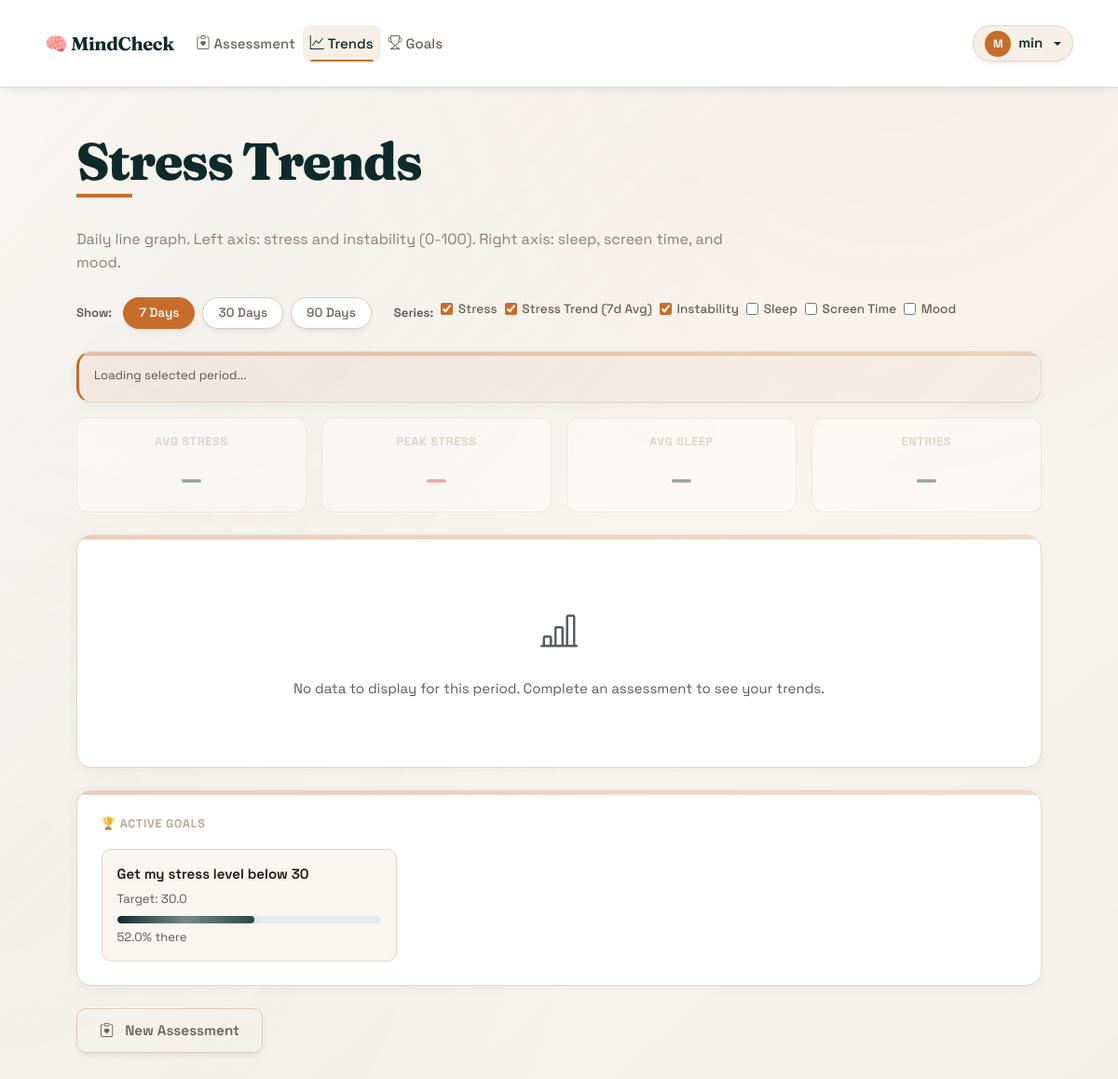
Page /history (signed in) on the earlier database version.
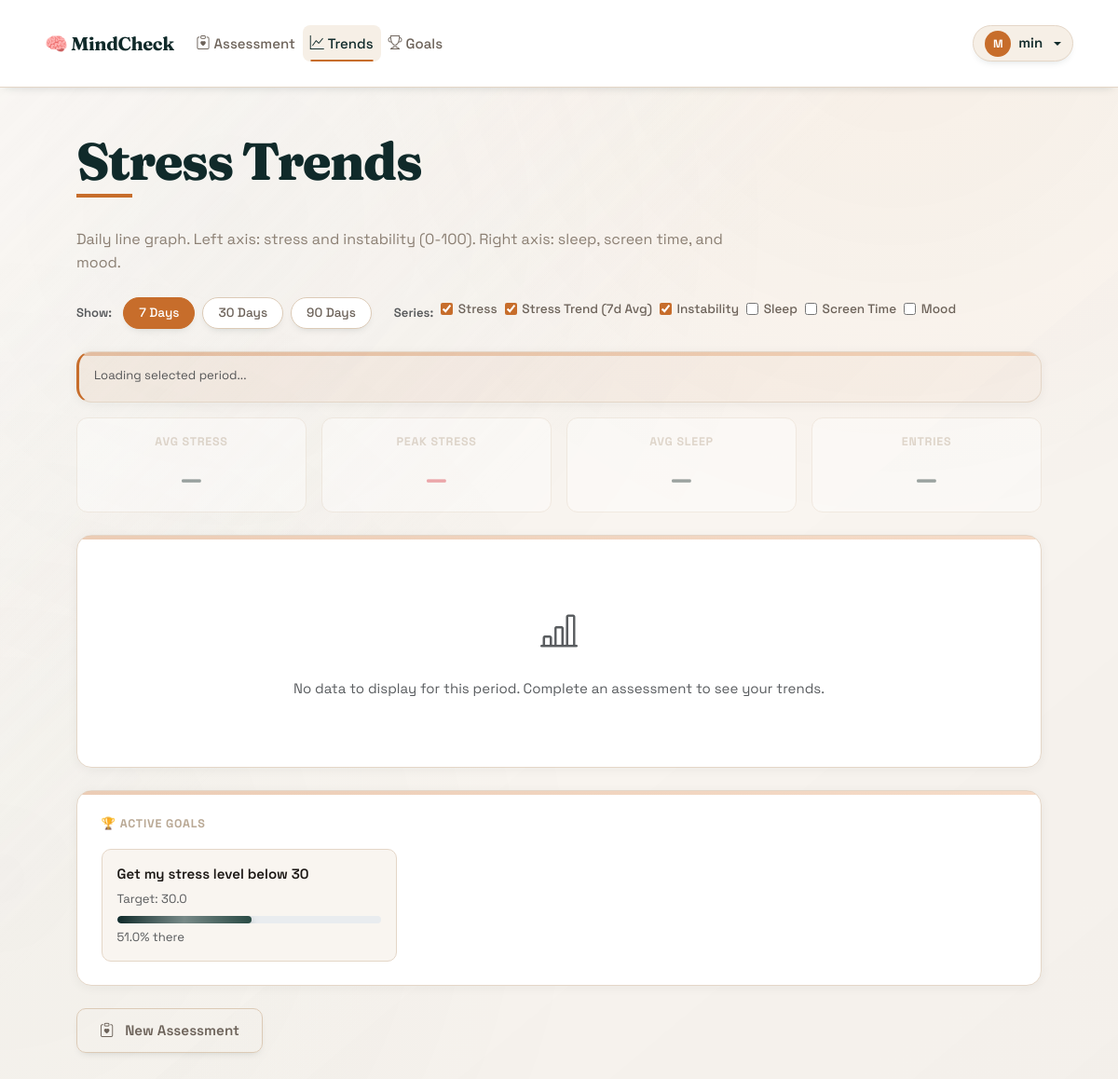
Same page on the later database version.
### database.py (models this page shows, shortened)
class User(UserMixin, db.Model):
    __tablename__ = 'users'
    id = db.Column(db.Integer, primary_key=True)
    username = db.Column(db.String(80), unique=True, nullable=False, index=True)
    email = db.Column(db.String(120), unique=True, nullable=False, index=True)
    password_hash = db.Column(db.String(255), nullable=False)
    created_at = db.Column(db.DateTime, default=datetime.utcnow)
    goals = db.relationship('Goal', backref='user', lazy=True, cascade='all, delete-orphan')
    assessments = db.relationship('AssessmentEntry', backref='user', lazy=True, cascade='all, delete-orphan')

class Goal(db.Model):
    __tablename__ = 'goals'
    id = db.Column(db.Integer, primary_key=True)
    user_id = db.Column(db.Integer, db.ForeignKey('users.id'), nullable=False)
    goal_type = db.Column(db.String(50), nullable=False)  # 'avg_stress', 'peak_stress', 'streak_days'
    description = db.Column(db.String(255))
    target_value = db.Column(db.Float, nullable=False)
    current_value = db.Column(db.Float, default=0.0)
    deadline = db.Column(db.Date, nullable=True)
    created_at = db.Column(db.DateTime, default=datetime.utcnow)
    completed_at = db.Column(db.DateTime, nullable=True)
    status = db.Column(db.String(20), default='active')
    def calculate_progress(self):
        if self.goal_type in ['avg_stress', 'peak_stress']:
            if self.current_value <= self.target_value:
                return 100.0
            max_stress = 100.0  # Assuming stress is 0-100
            progress = max(0, (max_stress - self.current_value) / (max_stress - self.target_value) * 100)
            return min(100.0, progress)
        elif self.goal_type == 'streak_days':
            progress = (self.current_value / self.target_value) * 100
            return min(100.0, progress)
        return 0.0

### app.py (the view)
@app.route('/history')
@login_required
def history():
    history_data = _load_history_entries_for_user(current_user.id)
    active_goals = Goal.query.filter_by(user_id=current_user.id, status='active').all()
    has_unsaved_result = ('wizard_result' in session and 'wizard_saved_entry_id' not in session)
    return render_template('history.html',
                           history_data=history_data,
                           user=current_user,
                           goals=active_goals,
                           has_unsaved_result=has_unsaved_result)

### app.py (called while the page is built, shortened)
@login_manager.user_loader
def load_user(user_id):
    return User.query.get(int(user_id))

def _load_history_entries_for_user(user_id):
    db_entries = AssessmentEntry.query.filter_by(user_id=user_id).order_by(AssessmentEntry.created_at.asc()).all()
    db_history = [entry.to_history_dict() for entry in db_entries]
    json_history = StressHistory(user_id=user_id).load_history()
    if not db_history:
        return json_history

### stress_history.py (called while the page is built)
    def load_history(self):
        if not os.path.exists(self.history_file):
            return []
        try:
            with open(self.history_file, 'r') as f:
                return json.load(f)
        except (json.JSONDecodeError, IOError):
            return []

### templates/history.html (shortened to what this page needs)
{% extends "base.html" %}
{% block content %}
<div class="container py-5">
    <div class="page-header stack mb-4">
        <h1>Stress Trends</h1>
        <p class="page-subtitle">Daily line graph. Left axis: stress and instability (0-100). Right axis: sleep, screen time, and mood.</p>
    </div>
    <div class="d-flex flex-wrap gap-2 mb-4 align-items-center">
        <span class="text-muted small fw-600 me-1">Show:</span>
        <button class="btn btn-filter active" data-days="7" id="f7">7 Days</button>
        <button class="btn btn-filter" data-days="30" id="f30">30 Days</button>
        <button class="btn btn-filter" data-days="90" id="f90">90 Days</button>
        <span class="ms-3 text-muted small fw-600">Series:</span>
        <label class="series-toggle"><input type="checkbox" checked data-series="0"> Stress</label>
        <label class="series-toggle"><input type="checkbox" checked data-series="1"> Stress Trend (7d Avg)</label>
        <label class="series-toggle"><input type="checkbox" checked data-series="2"> Instability</label>
        <label class="series-toggle"><input type="checkbox" data-series="3"> Sleep</label>
        <label class="series-toggle"><input type="checkbox" data-series="4"> Screen Time</label>
        <label class="series-toggle"><input type="checkbox" data-series="5"> Mood</label>
    </div>
    <div class="result-card chart-info-card mb-3">
        <div class="small text-muted mb-1" id="rangeInfo">Loading selected period...</div>
    </div>
    <div class="row g-3 mb-4" id="statsRow">
        <div class="col-6 col-md-3">
            <div class="stat-mini-card text-center">
                <div class="label">Avg Stress</div>
                <div class="mini-score" id="avgStress">–</div>
            </div>
        </div>
        <div class="col-6 col-md-3">
            <div class="stat-mini-card text-center">
                <div class="label">Peak Stress</div>
                <div class="mini-score text-danger" id="peakStress">–</div>
            </div>
        </div>
        <div class="col-6 col-md-3">
            <div class="stat-mini-card text-center">
                <div class="label">Avg Sleep</div>
                <div class="mini-score" id="avgSleep">–</div>
            </div>
        </div>
        <div class="col-6 col-md-3">
            <div class="stat-mini-card text-center">
                <div class="label">Entries</div>
                <div class="mini-score" id="entryCount">–</div>
            </div>
        </div>
    </div>
    <div class="result-card chart-card mb-4">
        <div id="noDataMsg" class="text-center py-5 text-muted" style="display:none;">
            <i class="bi bi-bar-chart-line fs-1 mb-3 d-block"></i>
            No data to display for this period. Complete an assessment to see your trends.
        </div>
    </div>
    {% if goals %}
    <div class="result-card mb-4">
        <div class="label mb-3">🏆 Active Goals</div>
        <div class="row g-3">
            {% for goal in goals %}
            <div class="col-md-4">
                <div class="goal-mini-card">
                    <div class="fw-600 mb-1">{{ goal.description or goal.goal_type }}</div>
                    <div class="small text-muted">Target: {{ goal.target_value }}</div>
                    <div class="progress mt-2" style="height:8px; border-radius:99px;">
                        <div class="progress-bar bg-accent" style="width: {{ goal.calculate_progress()|round(0) }}%;">
                        </div>
                    </div>
                    <div class="small text-muted mt-1">{{ goal.calculate_progress()|round(0) }}% there</div>
                </div>
            </div>
            {% endfor %}
        </div>
    </div>
    {% endif %}
    <a href="{{ url_for('assess_step1') }}" class="btn btn-wizard-ghost">
        <i class="bi bi-clipboard-heart me-1"></i> New Assessment
    </a>
</div>
{% endblock %}

### templates/base.html (shortened to what this page needs)
<!DOCTYPE html>
<html lang="en">
<head>
    <link href="https://cdn.jsdelivr.net/npm/bootstrap@5.3.3/dist/css/bootstrap.min.css" rel="stylesheet">
    <link href="https://cdn.jsdelivr.net/npm/bootstrap-icons@1.11.3/font/bootstrap-icons.css" rel="stylesheet">
    <link rel="stylesheet" href="{{ url_for('static', filename='style.css') }}">
</head>
<body>
    <nav class="navbar navbar-expand-md navbar-light sticky-top app-nav">
        <div class="container-fluid nav-inner">
            <a class="navbar-brand brand" href="{{ url_for('home') }}">
                🧠 MindCheck
            </a>
            <div class="collapse navbar-collapse" id="mainNav">
                <ul class="navbar-nav me-auto mb-2 mb-md-0">
                    {% if current_user.is_authenticated %}
                    <li class="nav-item">
                        <a class="nav-link {% if request.endpoint and request.endpoint.startswith('assess') %}active{% endif %}"
                           href="{{ url_for('assess_step1') }}">
                            <i class="bi bi-clipboard-heart me-1"></i>Assessment
                        </a>
                    </li>
                    <li class="nav-item">
                        <a class="nav-link {% if request.endpoint == 'history' %}active{% endif %}"
                           href="{{ url_for('history') }}">
                            <i class="bi bi-graph-up me-1"></i>Trends
                        </a>
                    </li>
                    <li class="nav-item">
                        <a class="nav-link {% if request.endpoint == 'goals' %}active{% endif %}"
                           href="{{ url_for('goals') }}">
                            <i class="bi bi-trophy me-1"></i>Goals
                        </a>
                    </li>
                    {% endif %}
                </ul>
                {% if current_user.is_authenticated %}
                <div class="dropdown">
                    <button class="btn btn-sm profile-btn dropdown-toggle d-flex align-items-center gap-2"
                            type="button" data-bs-toggle="dropdown" aria-expanded="false"
                            id="profileDropdown">
                        <span class="avatar-circle">{{ current_user.username[0].upper() }}</span>
                        <span class="d-none d-md-inline fw-600">{{ current_user.username }}</span>
                    </button>
                </div>
                {% else %}
                <a href="{{ url_for('login') }}" class="btn btn-sm btn-outline-dark">Sign in</a>
                {% endif %}
            </div>
        </div>
    </nav>
    <div class="toast-container position-fixed bottom-0 end-0 p-3" style="z-index: 9999;">
    </div>
    <main class="main-content">
        {% block content %}{% endblock %}
    </main>
</body>
</html>

Differences in the rows shown:
changed Goal "Get my stress level below 30": current_value 63.7236 → 64.3071 (drawn); calculate_progress "52.0" → "51.0"
